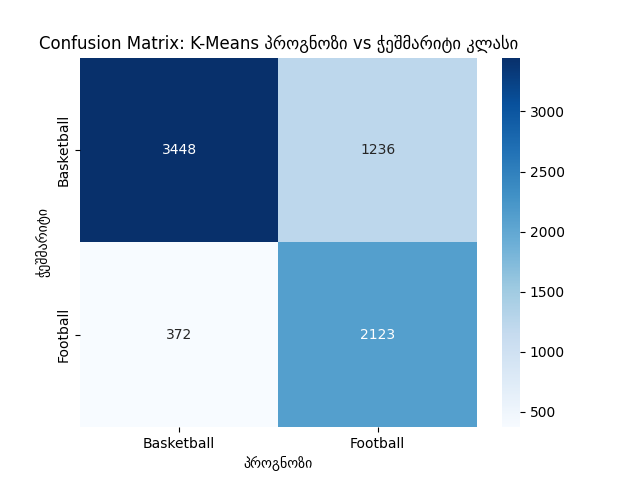
#> input picture confusion_matrix.png, 640 x 480 px; its folder holds only this picture in this run
$ python -i apply_sobel_filters.py   (imports and definitions only)   (older library calls are emulated)
#> lines starting #> are read from the running program, lines starting #| are printed output that depends on the picture
#> further down, picture is the input picture: shape (480, 640, 3); mean B, G, R 225, 208.7, 190.3
import cv2
import os
import numpy as np
import pandas as pd

FRAME_DIR = 'frames'
OUTPUT_DIR = 'filtered'
FEATURE_CSV = 'frame_features (N).csv'

def ensure_dir(path):
    if not os.path.exists(path):
        os.makedirs(path)

def apply_sobel(image):
    gray = cv2.cvtColor(image, cv2.COLOR_BGR2GRAY)
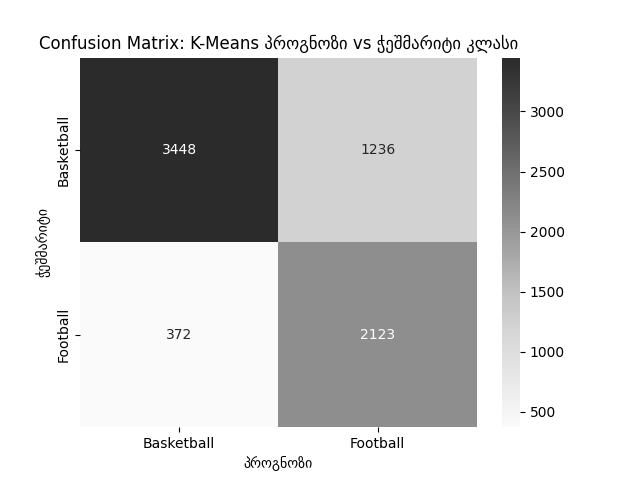
#> gray: shape (480, 640); min 0, max 255, mean 205.1
    sobel_x = cv2.Sobel(gray, cv2.CV_64F, 1, 0, ksize=3)
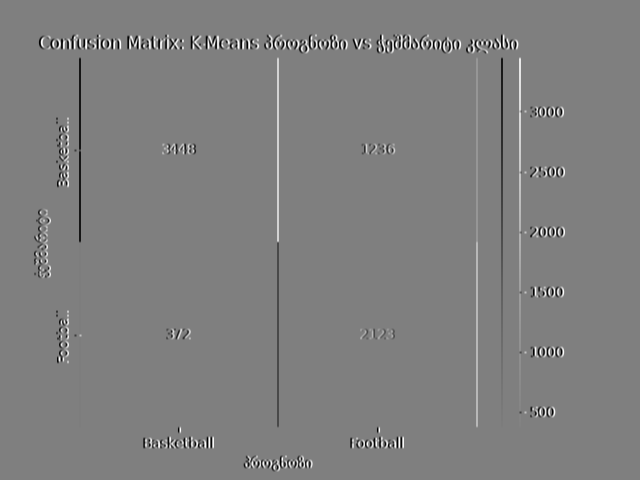
#> sobel_x: shape (480, 640) float64; min -1020, max 1020, mean 0; drawn with min black and max white
    sobel_y = cv2.Sobel(gray, cv2.CV_64F, 0, 1, ksize=3)
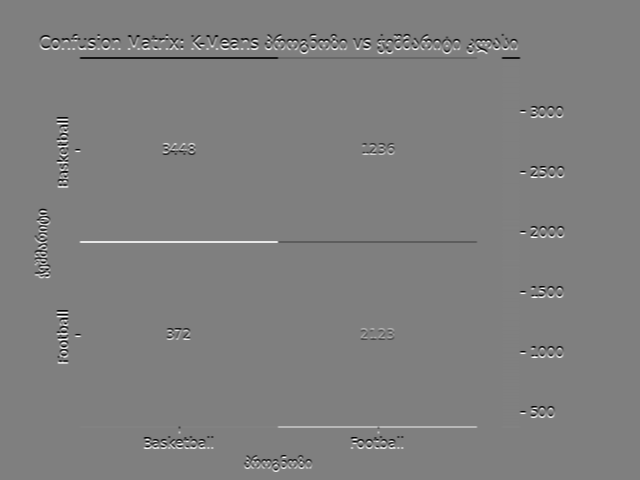
#> sobel_y: shape (480, 640) float64; min -1020, max 1020, mean 0; drawn with min black and max white
    edge_magnitude = np.sqrt(sobel_x**2 + sobel_y**2)
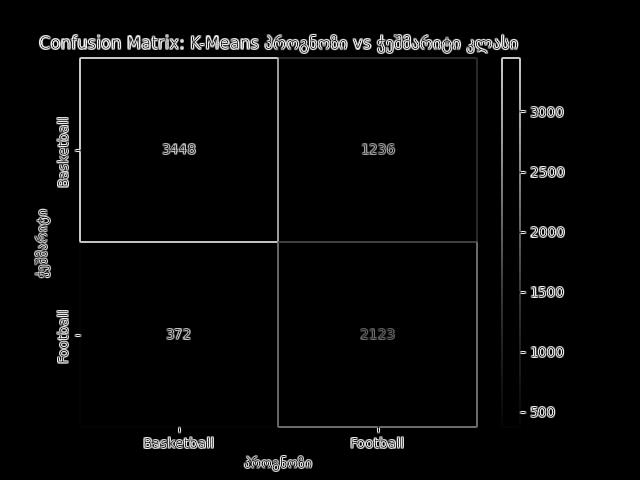
#> edge_magnitude: shape (480, 640) float64; min 0, max 1086.3, mean 33.1; drawn with min black and max white
    edge_magnitude = np.uint8(np.clip(edge_magnitude, 0, 255))
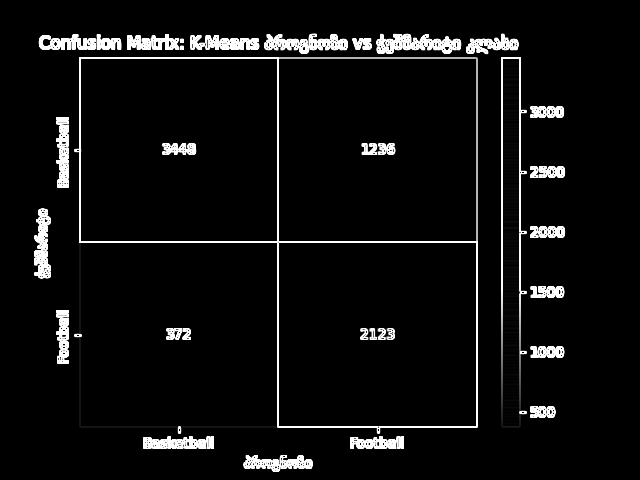
#> edge_magnitude: shape (480, 640); min 0, max 255, mean 14.5
    return edge_magnitude

def process_frames():
    data = []

    for sport_class in os.listdir(FRAME_DIR):
        class_input_dir = os.path.join(FRAME_DIR, sport_class)
        class_output_dir = os.path.join(OUTPUT_DIR, sport_class)
        ensure_dir(class_output_dir)

        for frame_file in os.listdir(class_input_dir):
            frame_path = os.path.join(class_input_dir, frame_file)
            image = cv2.imread(frame_path)
            if image is None:
                print(f"[WARN] Couldn't load {frame_path}")
                continue

            edge = apply_sobel(image)

            output_path = os.path.join(class_output_dir, frame_file)
            cv2.imwrite(output_path, edge)

            mean_edge = np.mean(edge)
            std_edge = np.std(edge)

            data.append({
                'frame': frame_file,
                'class': sport_class,
                'mean_edge': mean_edge,
                'std_edge': std_edge
            })

    df = pd.DataFrame(data)
    df.to_csv(FEATURE_CSV, index=False)
    print(f"[INFO] Saved features to {FEATURE_CSV}")

# [2 lines not run here, left out]

>>> import cv2
>>> picture = cv2.imread('../confusion_matrix.png')
>>> result = apply_sobel(picture)
